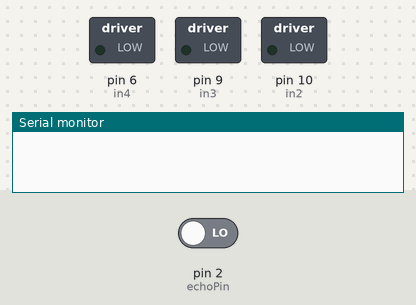
The sketch below on a simulated Arduino Uno, built with avr-gcc and run on an emulated ATmega328P. On the bench: switched loads named in the sketch (green lamp = pin HIGH), the last lines printed to the serial monitor. The test bench sets the inputs (shaded band); at power-on: pin 2 (echoPin) LOW. Pins used as bus, display or sensor lines are not drawn.

Above: at 0.05 s.
At 1.5 s:
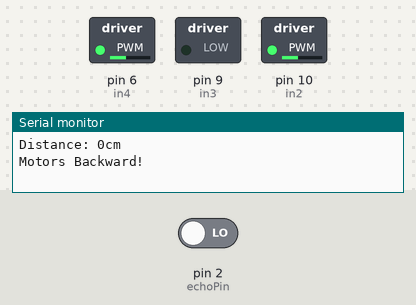
At 1.85 s:
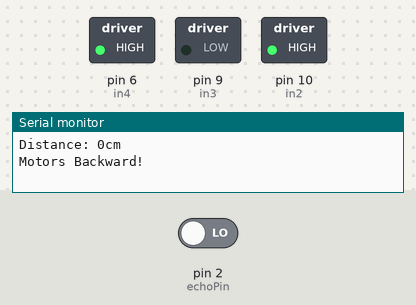
At 2.25 s:
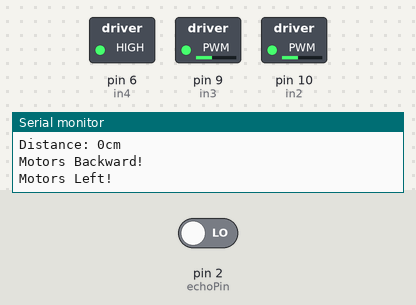
At 3.0 s:
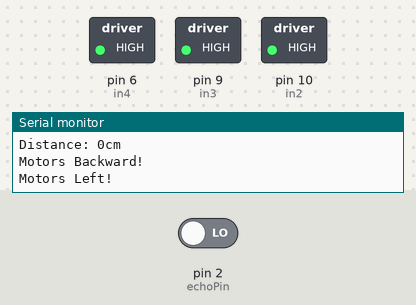
Timing chart, 0 to 6.9 s (numbered marks = the images above):
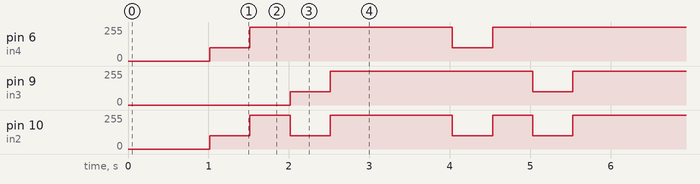

The sketch:

Michael_Sun_Matej_Groombridge_10IST6_Project5.ino
```cpp
// Motor One
int enA = 12;
int in1 = 11;
int in2 = 10;

// Motor Two
int enB = 7;
int in3 = 9;
int in4 = 6;

// Ultrasonic Sensors
const int trigPin = 3;
const int echoPin = 2;

int duration = 0;
long cm = 0;
int revSpeed = 0;

void goBackward() {
    revSpeed = 100;
    analogWrite(in2, revSpeed);
    analogWrite(in4, revSpeed);
    Serial.println("Motors Backward!");
    delay(500);
    revSpeed = -1;
    analogWrite(in2, revSpeed);
    analogWrite(in4, revSpeed);
}

void turn() {
    revSpeed = 100;
    analogWrite(in3, revSpeed);
    analogWrite(in2, revSpeed);
    Serial.println("Motors Left!");
    delay(500);
    revSpeed = -1;
    analogWrite(in3, revSpeed);
    analogWrite(in2, revSpeed);
}

void setup() {
  pinMode(trigPin, OUTPUT);
  pinMode(echoPin, INPUT);
  Serial.begin(9600);

}

void loop() {
  // put your main code here, to run repeatedly:
  digitalWrite(trigPin, LOW);
  delayMicroseconds(5000);

  digitalWrite(trigPin, HIGH);
  delayMicroseconds(10000);
  digitalWrite(trigPin, LOW);

  duration = pulseIn(echoPin, HIGH);
  cm = duration * 0.034/2;

  Serial.print("Distance: ");
  Serial.print(cm);
  Serial.println("cm");

  if (cm < 10) {
    goBackward();
    delay(500);
    turn();
    delay(500);
  }
  else {
    revSpeed = 100;
    analogWrite(in1, revSpeed);
    analogWrite(in3, revSpeed);
    Serial.println("Motors Forward!");
    delay(500);
  }
}
```

Measured:
- by itself, pin 6 (in4), pin 9 (in3): alternates 255/255 for 2.5 s and 100/255 for 0.50 s
- by itself, pin 10 (in2): repeats every 3.0 s: 255/255 0.50 s, 100/255 0.50 s, 255/255 1.5 s, 100/255 0.50 s
